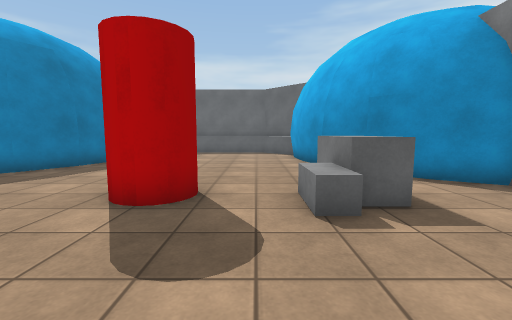
view 1 (above)

15 first-person views from a walk through a Unity game level. The camera is 1.2 m above the floor, tilts 6° down and sees 90° across. The floor is counted in squares, 1 m on a side. Each view is taken from the middle of a square. On the plan, view 1 faces up. The plan holds only what a view shows up to about 12 squares ahead; the rest is blank. The place goes on beyond the plan. The player character is not drawn. Surface patterns are stand-ins for the level's own textures.

view 2
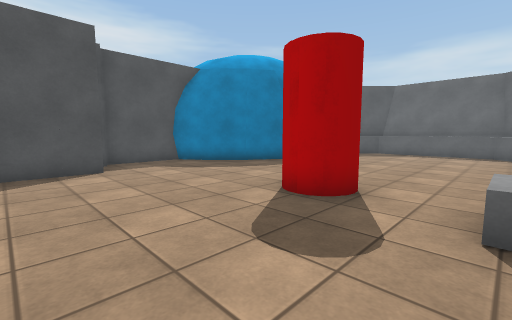

view 3
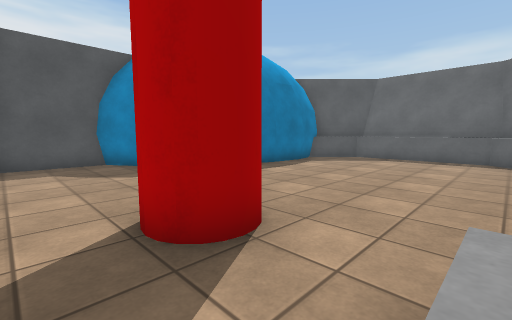

view 4
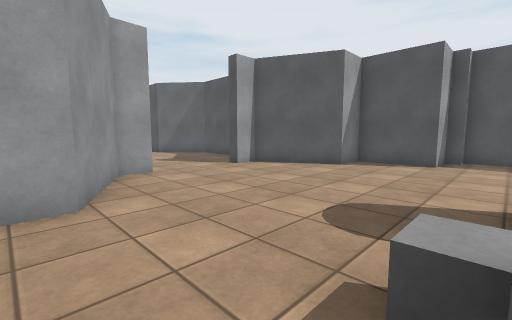

view 5
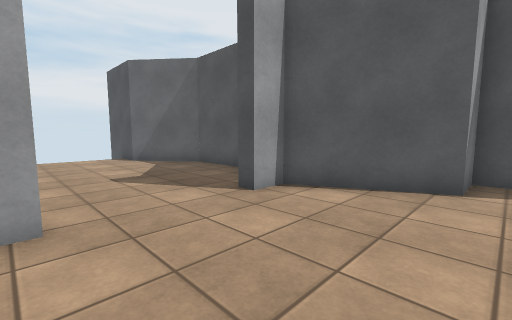

view 6
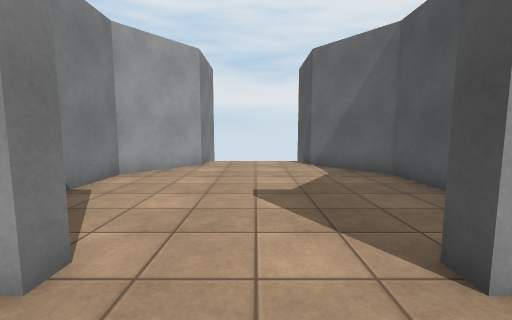

view 7
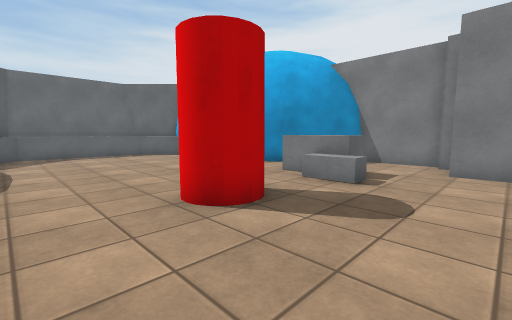

view 8
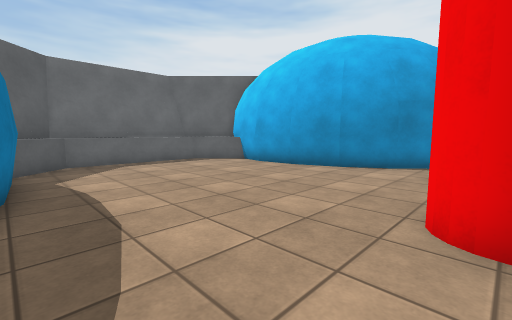

view 9
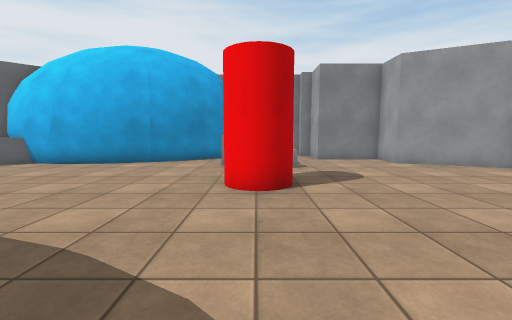

view 10
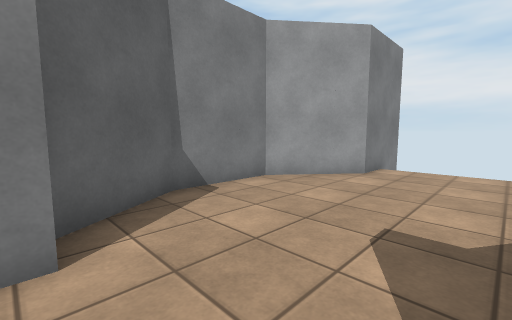

view 11
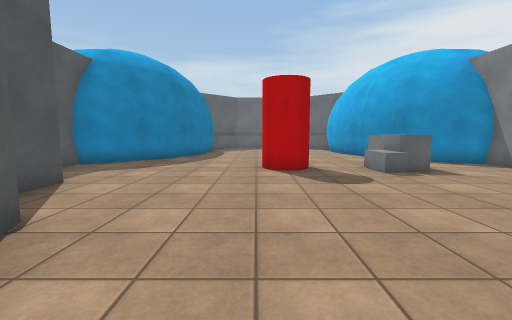

view 12
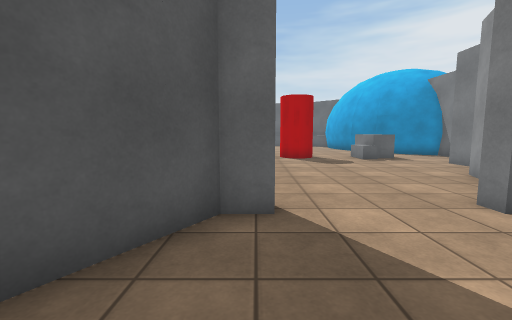

view 13
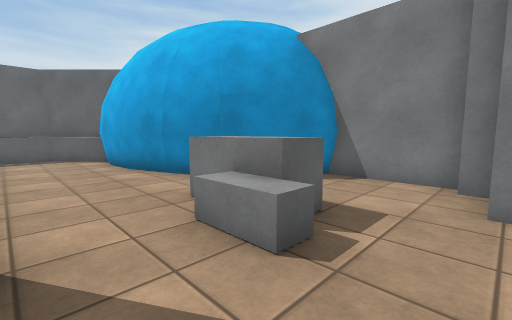

view 14
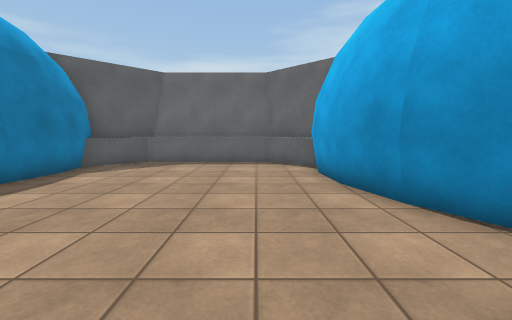

view 15
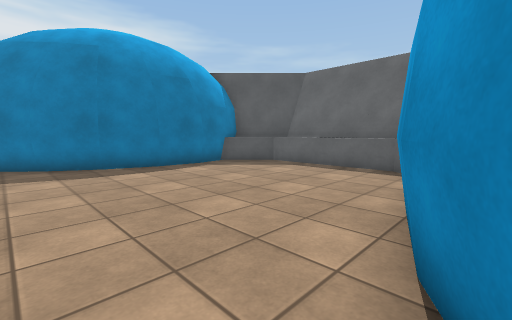

### Floor plan
Points are (right, up) in squares from view 1. A wall is a line through its corners. A room is listed if a view was taken in it or the views show most of it. See-through windows are left out.
Room 1 (views 1, 2, 3, 4, 5, 6, 7, 8, 9, 10, 11, 12, 13, 14, 15)
walls: (3.4, 7.6) (2.4, 9.3); (-7.3, 7.8) (-8.5, 6.4); (-8.4, 6.4) (-9.8, 5.6) (-9.8, 2.7) (-9.3, 2.7) (-9.3, 2.2) (-7.7, 2.2) (-7.7, -0.6) (-6.2, -0.6) (-4.7, -3.8) (-3.7, -3.8) (-3.7, -4.3) (-4.5, -4.3) (-6, -6.5) (-6, -9.3) (-4.1, -11.7) (-4.1, -13.5); (5.3, 2.1) (5.3, 2.8); (4.6, 6.3) (3.3, 7.7); (-0.3, -4.4) (-0.3, -3.8) (0.7, -3.8) (2.2, -0.6) (3.7, -0.6) (3.7, 2.2); (2.5, 9.2) (1.9, 11.1); (-6.3, 9.4) (-7.3, 7.6); (5.8, 2.6) (5.8, 5.6) (4.5, 6.4); (1.8, 11) (1.7, 12.9); (2, 11) (2, 12.8); (-5.8, 11.1) (-6.4, 9.2); (1.8, 12.6) (2.1, 14.4) (2.5, 15.1) (0.8, 16.9) (-4.7, 16.9) (-6.5, 15.1) (-6, 14.3) (-5.7, 12.7); (-5.7, 12.8) (-5.8, 10.9); (-6, 12.9) (-6, 11); (0.1, -13.5) (0.1, -11.7) (2, -9.4) (2, -6.5) (0.5, -4.3)
low walls: (2.1, 13.9) (0.5, 15.6) (-4.5, 15.6) (-6.2, 13.8)
objects: red cylinder (-3, 4) to (-1, 6); grey block (1, 4) to (1, 5); grey block (2, 4) to (2, 6)

Where each view was taken, in squares from view 1:
view 1: 0 up, 0 right, facing up
view 2: 0 up, 1 right, facing up-left
view 3: 3 up, 1 right, facing up-left
view 4: 4 up, 3 right, facing down-left
view 5: 0 up, 0 right, facing down-left
view 6: 2 down, 2 left, facing down
view 7: 1 up, 5 left, facing up-right
view 8: 5 up, 6 left, facing up-right
view 9: 5 up, 8 left, facing right
view 10: 4 down, 3 left, facing down-right
view 11: 4 down, 3 left, facing up
view 12: 8 down, 4 left, facing up
view 13: 2 up, 1 left, facing up-right
view 14: 5 up, 0 right, facing up
view 15: 7 up, 3 right, facing up-left
